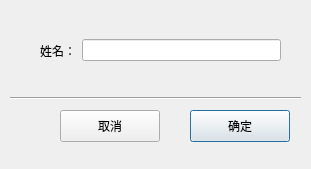
<?xml version="1.0" encoding="UTF-8"?>
<ui version="4.0">
 <class>contactDelete</class>
 <widget class="QDialog" name="contactDelete">
  <property name="geometry">
   <rect>
    <x>0</x>
    <y>0</y>
    <width>311</width>
    <height>169</height>
   </rect>
  </property>
  <property name="minimumSize">
   <size>
    <width>311</width>
    <height>169</height>
   </size>
  </property>
  <property name="maximumSize">
   <size>
    <width>311</width>
    <height>169</height>
   </size>
  </property>
  <property name="windowTitle">
   <string>删除联系人</string>
  </property>
  <widget class="QWidget" name="layoutWidget">
   <property name="geometry">
    <rect>
     <x>40</x>
     <y>30</y>
     <width>241</width>
     <height>41</height>
    </rect>
   </property>
   <layout class="QHBoxLayout" name="horizontalLayout">
    <item>
     <widget class="QLabel" name="label">
      <property name="text">
       <string>姓名：</string>
      </property>
     </widget>
    </item>
    <item>
     <widget class="QLineEdit" name="name_edit"/>
    </item>
   </layout>
  </widget>
  <widget class="QPushButton" name="ok">
   <property name="geometry">
    <rect>
     <x>190</x>
     <y>110</y>
     <width>100</width>
     <height>32</height>
    </rect>
   </property>
   <property name="text">
    <string>确定</string>
   </property>
  </widget>
  <widget class="QPushButton" name="quit">
   <property name="geometry">
    <rect>
     <x>60</x>
     <y>110</y>
     <width>100</width>
     <height>32</height>
    </rect>
   </property>
   <property name="text">
    <string>取消</string>
   </property>
  </widget>
  <widget class="Line" name="line">
   <property name="geometry">
    <rect>
     <x>10</x>
     <y>90</y>
     <width>291</width>
     <height>16</height>
    </rect>
   </property>
   <property name="orientation">
    <enum>Qt::Horizontal</enum>
   </property>
  </widget>
 </widget>
 <resources/>
 <connections/>
</ui>
